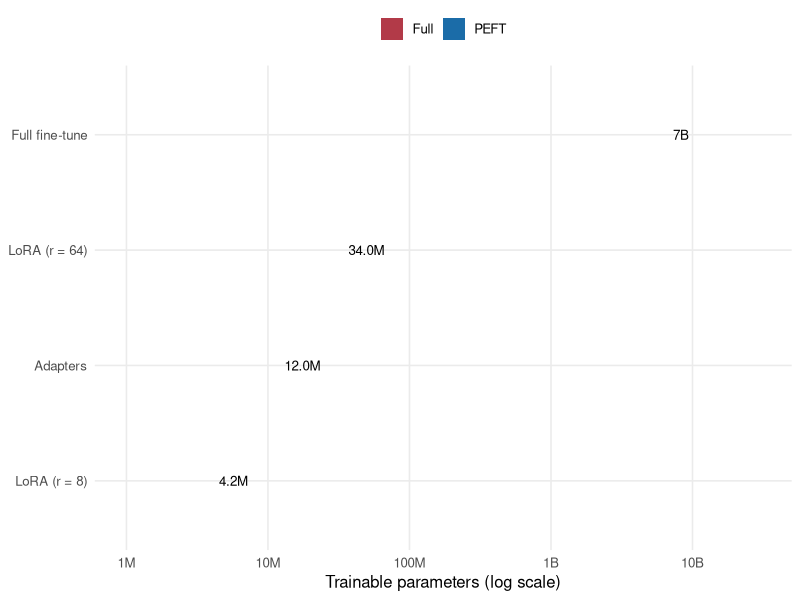

Here is the R script that generated this plot:
## ---- chunk 1
#| label: fig-trainable-params
#| fig-cap: "Illustrative trainable-parameter counts for four customization methods applied to a seven-billion-parameter base model, on a log scale. LoRA and QLoRA train the same small set of parameters (QLoRA's saving is in memory, not in parameter count), a few million against the roughly seven billion of a full fine-tune. The gap of three to four orders of magnitude is why parameter-efficient methods dominate when a behavior gap must be closed on modest hardware. Counts are illustrative and vary with adapter rank, targeted modules, and base size."
#| echo: false
#| fig-width: 7
#| fig-height: 3.8
library(ggplot2)
library(tibble)
tp <- tibble::tribble(
  ~method,           ~params, ~kind,
  "LoRA (r = 8)",      4.2e6, "PEFT",
  "Adapters",         12.0e6, "PEFT",
  "LoRA (r = 64)",    34.0e6, "PEFT",
  "Full fine-tune",    7.0e9, "Full"
)
tp$method <- factor(tp$method, levels = tp$method[order(tp$params)])
fmt <- scales::label_number(scale_cut = scales::cut_short_scale())
ggplot(tp, aes(method, params, fill = kind)) +
  geom_col(width = 0.65) +
  geom_text(aes(label = fmt(params)), hjust = -0.15, size = 3.4) +
  scale_y_log10(limits = c(1e6, 3e10), labels = fmt) +
  scale_fill_manual(values = c("PEFT" = "#1b6ca8", "Full" = "#b23a48")) +
  coord_flip() +
  labs(x = NULL, y = "Trainable parameters (log scale)",
       fill = NULL) +
  theme_minimal(base_size = 12) +
  theme(legend.position = "top",
        panel.grid.minor = element_blank())
